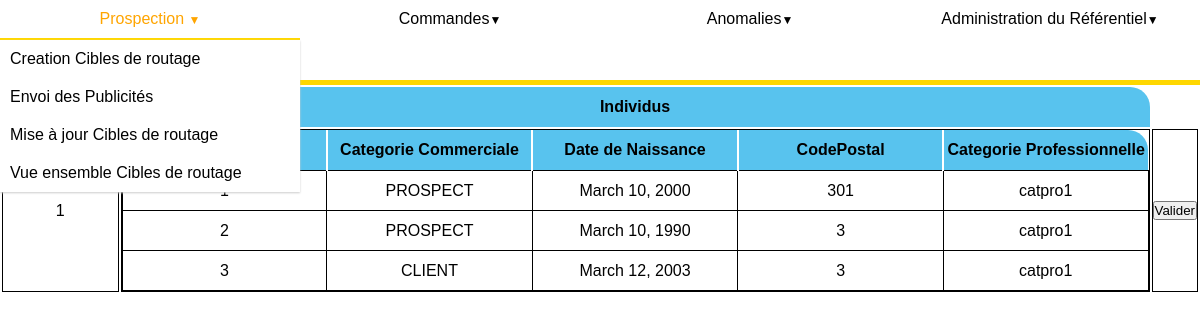
The page /publicite/validateCible on the database as committed earlier.
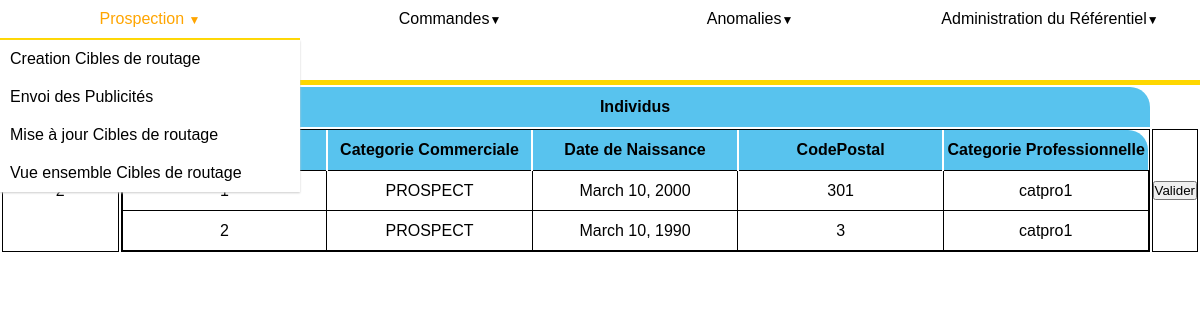
The same page on the database as committed later.
### publicite/models.py (models this page shows)
class Cible(models.Model):
    individus = models.ManyToManyField(Individu)
    valide = models.BooleanField(default=False)

### referentiel/models.py (models this page shows, shortened)
class Individu(models.Model):
    nom = models.CharField(max_length=50)
    prenom = models.CharField(max_length=50)
    datenaissance = models.DateField()
    ntel = models.DecimalField(max_digits=10, decimal_places=0)
    mail = models.EmailField(null=True)
    adresse = models.ForeignKey(Adresse, on_delete=models.CASCADE)
    catprofessionnelle = models.ForeignKey(
        Catprofessionnelle, on_delete=models.CASCADE)
    prospect = "PROSPECT"
    client = "CLIENT"
    interdit = "INTERDIT"
    cat_choix = [(prospect, "possible client"),
                 (client, "client"),
                 (interdit, " client interdit")
                 ]
    catcommerciale = models.CharField(
        max_length=20, choices=cat_choix, default=prospect)

class Adresse(models.Model):
    numero = models.IntegerField()
    rue = models.CharField(max_length=100)
    codepostal = models.DecimalField(max_digits=5, decimal_places=0)
    ville = models.CharField(max_length=50)

class Catprofessionnelle(models.Model):
    nom = models.CharField(max_length=100)
    def __str__(self) -> str:
        return self.nom

### publicite/views.py (the view)
# urls.py: path('validateCible', views.validateCible, name='validateCible')
def validateCible(request):
    if 'valider' in request.POST:
        id = request.POST.get('valider')
        cible = Cible.objects.get(id=id)
        cible.valide = True
        cible.save()
    cibles = Cible.objects.filter(valide=False)
    contexte = {'cibles': cibles}
    return render(request, 'publicite/validateCible.html', contexte)

### publicite/templates/publicite/validateCible.html (shortened to what this page needs)
{% extends 'referentiel/referentiel_view.html' %}
{%block content %}
{% load static %}
<link rel="stylesheet" type="text/css" href="{% static 'publicite/createCible.css' %}">
<table class=cible width = 100%>
    <th id=gauche width="10%">Id Cible </th>
    <th id=droite width="89%">Individus</th>
    {% for c in cibles %}
    <tr class=corps>
        <td>{{c.id}}</td>
        <td>
            <table class="tableReferentiel">
                <th id=gauche width="20%">Id </th>
                <th class=milieu width="20%">Categorie Commerciale</th>
                <th class=milieu width="20%">Date de Naissance</th>
                <th class=milieu width="20%">CodePostal</th>
                <th id=droite width="20%">Categorie Professionnelle</th>
                {% for i in c.individus.all %}
                <tr class=corps >
                    <td>{{i.id}}</td>
                    <td>{{i.catcommerciale}}</td>
                    <td>{{i.datenaissance}}</td>
                    <td>{{i.adresse.codepostal}}</td>
                    <td>{{i.catprofessionnelle}}</td>
                </tr>
                {% endfor %}
            </table>
        </td>
        <td>
            <form method="POST">
                <button type="submit" value={{c.id}} name="valider">Valider</button>
            </form>
        </td>
    </tr>
    {% endfor %}
</table>
{%endblock content %}

### referentiel/templates/referentiel/referentiel_view.html (shortened to what this page needs)
<!DOCTYPE html>
<html>
<head>
</head>
<body>
    {%include 'referentiel/navigationBar.html' %}
    {%block content %}
    {%endblock content %}
</body>
</html>

### referentiel/templates/referentiel/navigationbar.html (shortened to what this page needs)
{% load static %}
<link rel="stylesheet" type="text/css" href="{% static 'referentiel/navigationbar.css' %}">
<nav>
  <ul>
    <li class="deroulant"><a href="#">Prospection </a>
      <ul class="sous">
        <li><a href="{% url 'publicite:creationCible'%}"> Creation Cibles de routage</a></li>
        <li><a href="#">Envoi des Publicités</a>
        </li>
        <li><a href="#">Mise à jour Cibles de routage</a></li>
        <li><a href="#">Vue ensemble Cibles de routage</a></li>
      </ul>
    </li>
    <li class="deroulant"><a href="#">Commandes</a>
    </li>
    <li class="deroulant"><a href="#">Anomalies</a>
    </li>
    <li class="deroulant"><a href="#">Administration du Référentiel</a>
  </li>
  </ul>
</nav>

### referentiel/static/referentiel/navigationbar.css (style rules this page uses)
* { margin: 0px; padding: 0px; font-family: Avenir, sans-serif; }
nav { width: 100%; height: 80px; margin: 0 auto; background-color: white; position: sticky; top: 0 px; border-bottom: 5px solid gold; }
nav ul { list-style-type: none; }
nav ul li { float: left; width: 25%; text-align: center; position: relative; }
nav ul::after { content: ""; display: table; clear: both; }
nav a { display: block; text-decoration: none; color: black; border-bottom: 2px solid transparent; padding: 10px 0px; }
.sous { display: none; box-shadow: 0px 1px 2px #CCC; background-color: white; position: absolute; width: 100%; z-index: 1000; }
.sous li { float: none; width: 100%; text-align: left; }
.sous a { padding: 10px; border-bottom: none; }
.deroulant>a::after { content: "▼"; font-size: 12px; }

### publicite/static/publicite/createCible.css (style rules this page uses)
.tableReferentiel { table-layout: fixed; width: 100%; border-collapse: collapse; }
th { height: 40px; background-color: rgb(88, 195, 238); text-align: center; }
.milieu { border-right: solid 2px white; border-left: solid 2px white; }
#gauche { border-top-left-radius: 20px; }
#droite { border-top-right-radius: 20px; }
tr { height: 40px; }
.corps>td { border: 1px solid black; text-align: center; }

Rows that differ between the two databases and show on the page:
no longer on this page (row edited): Cible: id "1", Individu (catcommerciale "PROSPECT", datenaissance "March 10, 2000", adresse.codepostal "301", catprofessionnelle "catpro1"), Individu (id "2", catcommerciale "PROSPECT", datenaissance "March 10, 1990", adresse.codepostal "3", catprofessionnelle "catpro1")
no longer on this page (row unchanged): Individu: id "3", catcommerciale "CLIENT", datenaissance "March 12, 2003", adresse.codepostal "3", catprofessionnelle "catpro1", shown under "1"
added Cible: {{ c.id }} 2 (drawn), Individu (catcommerciale "PROSPECT", datenaissance "March 10, 2000", adresse.codepostal "301", catprofessionnelle "catpro1"), Individu (id "2", catcommerciale "PROSPECT", datenaissance "March 10, 1990", adresse.codepostal "3", catprofessionnelle "catpro1")
